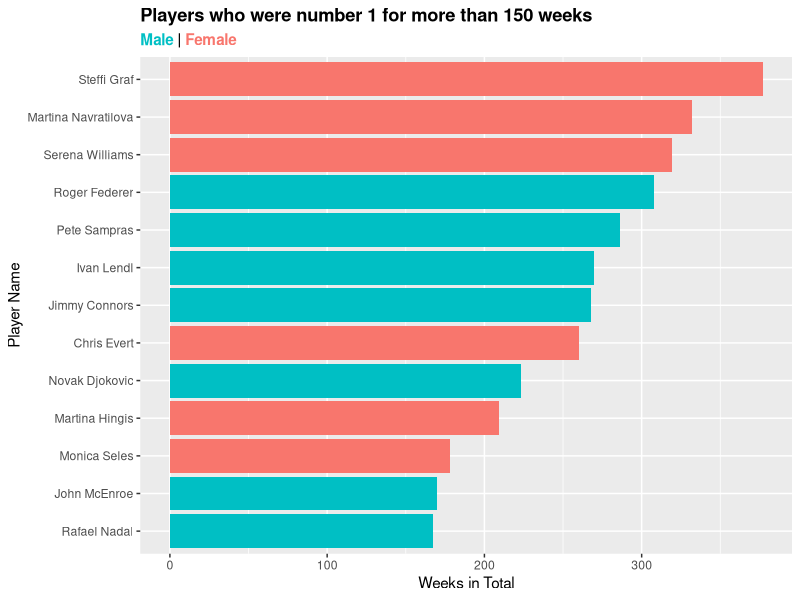
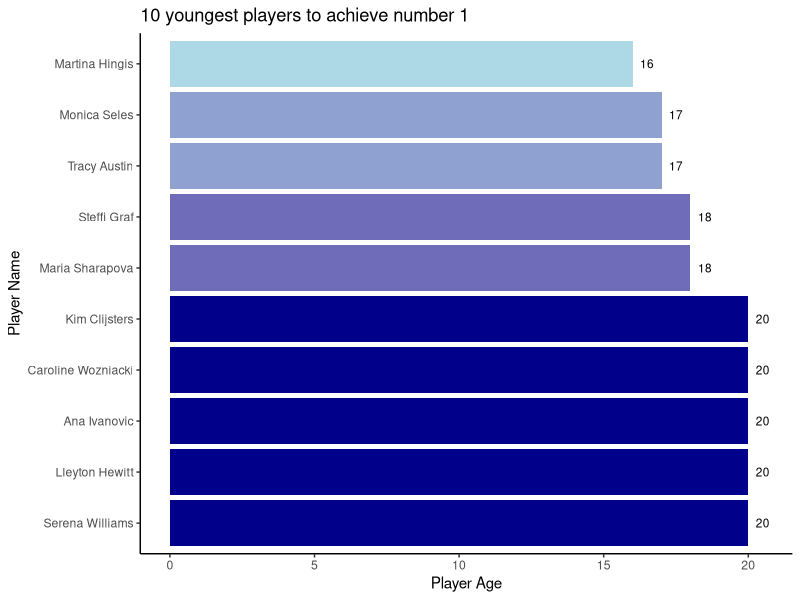
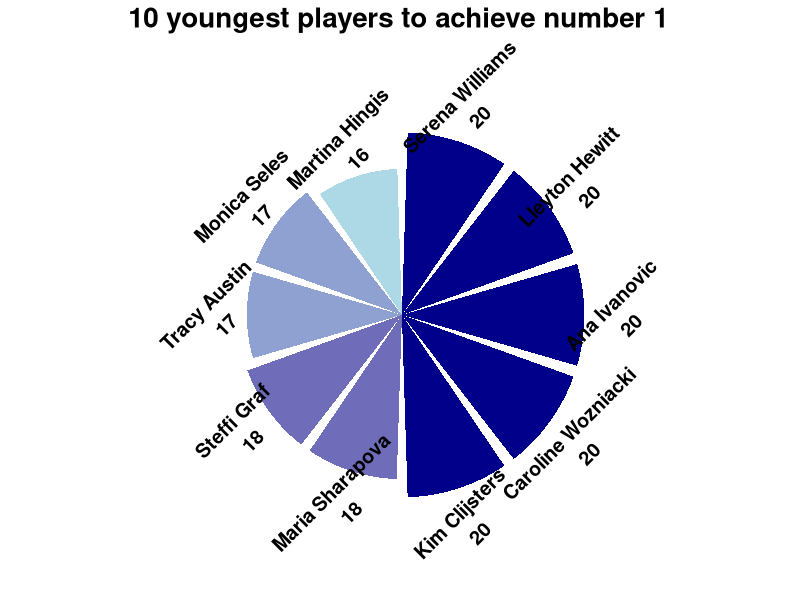
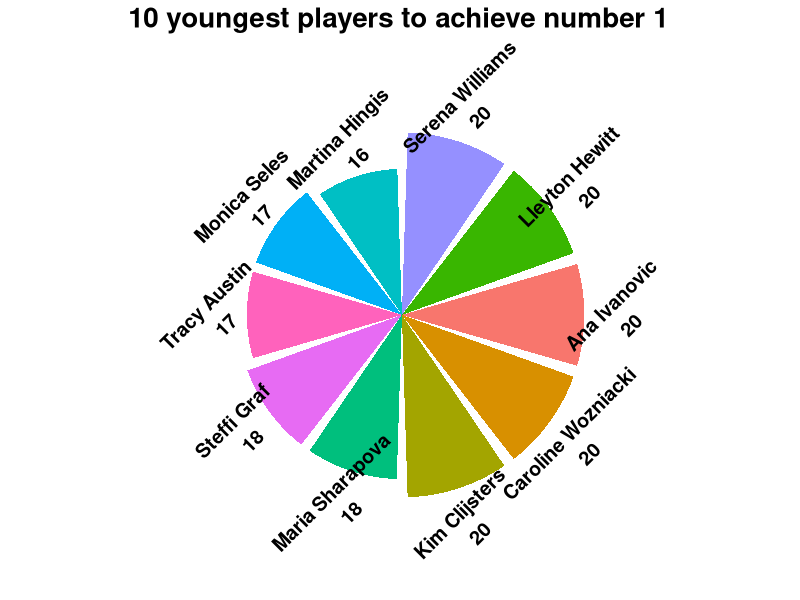
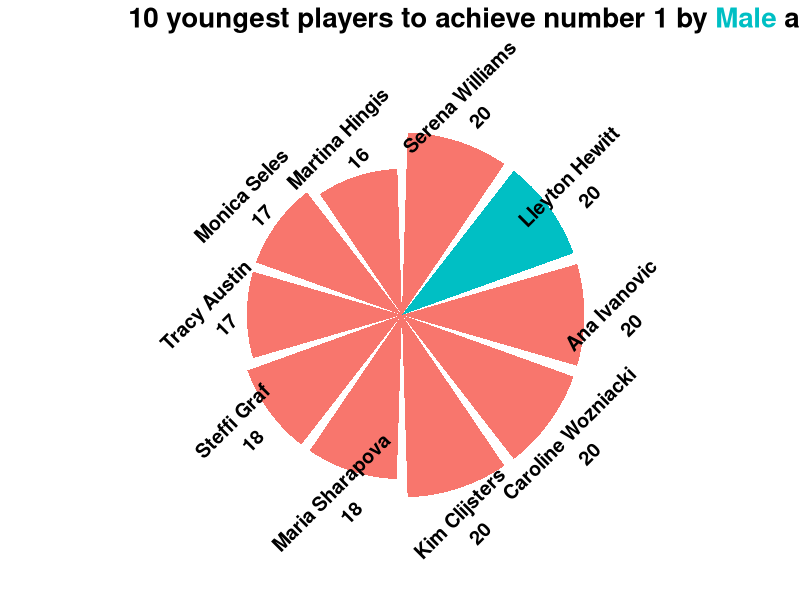

Generate these figures, in order, with R:
## ---- chunk 1
needed_packages <- c("sqldf","ggplot2","ggtext")

not_installed <- needed_packages[!(needed_packages %in% installed.packages()[ , "Package"])]    
if(length(not_installed)) install.packages(not_installed) 

library(sqldf)
library(ggplot2)
library(ggtext)
## ---- chunk 2
df <- read.csv("atp_number_1_modified.csv")
head(df)
## ---- chunk 3
number1_for_more_150_week <- sqldf("SELECT MAX(Total_Weeks) max_weeks, Player, Sex 
                                      FROM df 
                                      WHERE Total_Weeks > 150 
                                      GROUP BY Player, Sex")

ggplot(number1_for_more_150_week, aes(x = max_weeks, y = reorder(Player, max_weeks), fill = Sex,)) +
  geom_bar(stat = "summary", fun = "mean") +
  ggtitle("Players who were number 1 for more than 150 weeks") +
  xlab("Weeks in Total") +
  ylab("Player Name") +
  labs(subtitle = "<span style='color:#00BFC4'>Male</span> | <span style='color:#F8766D'>Female</span>") +
  theme(plot.title = element_text(face = "bold"), plot.subtitle = element_markdown(face = "bold"), legend.position = "none")


## ---- chunk 4
youngest_top1_players <- sqldf("SELECT Player, Age_days, Age_years,Sex 
                                   FROM df 
                                   GROUP BY Player,Sex 
                                   ORDER BY Age_days 
                                   LIMIT 10")

ggplot(youngest_top1_players, aes(x = Age_years, y = reorder(Player, -Age_days), fill = Age_years)) +
  geom_bar(stat = "summary", fun = "mean") +
  geom_text(aes(x = Age_years + 0.5, y = reorder(Player, -Age_days),
                label = Age_years), size = 3) +
  ggtitle("10 youngest players to achieve number 1") +
  xlab("Player Age") +
  ylab("Player Name") +
  scale_fill_gradient(low = "lightblue", high = "darkblue") +
  theme_classic() +
  theme(legend.position = "none")
## ---- chunk 5
ggplot(youngest_top1_players, aes(x = reorder(Player, -Age_days), y = Age_years, fill = Age_years)) +
  geom_bar(stat = "summary", fun = "mean") +
  geom_text(aes(label = paste(Player, Age_years, sep = "\n")), 
            position = position_stack(vjust = 1.20), size = 5.0, 
            angle = 45, color = "black", fontface = "bold") +
  ggtitle("10 youngest players to achieve number 1") +
  scale_fill_gradient(low = "lightblue", high = "darkblue") +
  coord_polar() +
  theme_classic() +
  theme(axis.text.x = element_blank(), 
        axis.line = element_blank(),
        axis.text.y = element_blank(),
        axis.ticks.y = element_blank(),
        axis.title.y = element_blank(),
        axis.title.x = element_blank(),
        legend.position = "none",
        plot.title = element_markdown(face = "bold", size = 20))

## ---- chunk 6
ggplot(youngest_top1_players, aes(x = reorder(Player, -Age_days), y = Age_years, fill = Player)) +
  geom_bar(stat = "summary", fun = "mean") +
  geom_text(aes(label = paste(Player, Age_years, sep = "\n")), 
            position = position_stack(vjust = 1.20), size = 5.0, 
            angle = 45, color = "black", fontface = "bold") +
  ggtitle("10 youngest players to achieve number 1") +
  coord_polar() +
  theme_classic() +
  theme(axis.text.x = element_blank(), 
        axis.line = element_blank(),
        axis.text.y = element_blank(),
        axis.ticks.y = element_blank(),
        axis.title.y = element_blank(),
        axis.title.x = element_blank(),
        legend.position = "none",
        plot.title = element_markdown(face = "bold", size = 20))
## ---- chunk 7
ggplot(youngest_top1_players, aes(x = reorder(Player, -Age_days), y = Age_years, fill = Sex)) +
  geom_bar(stat = "summary", fun = "mean") +
  geom_text(aes(label = paste(Player, Age_years, sep = "\n")), 
            position = position_stack(vjust = 1.20), size = 5.0, 
            angle = 45, color = "black", fontface = "bold") +
  ggtitle("10 youngest players to achieve number 1 by <span style='color:#00BFC4'>Male</span> and <span style='color:#F8766D'>Female</span>") +
  coord_polar() +
  theme_classic() +
  theme(axis.text.x = element_blank(), 
        axis.line = element_blank(),
        axis.text.y = element_blank(),
        axis.ticks.y = element_blank(),
        axis.title.y = element_blank(),
        axis.title.x = element_blank(),
        legend.position = "none",
        plot.title = element_markdown(face = "bold", size = 20))
